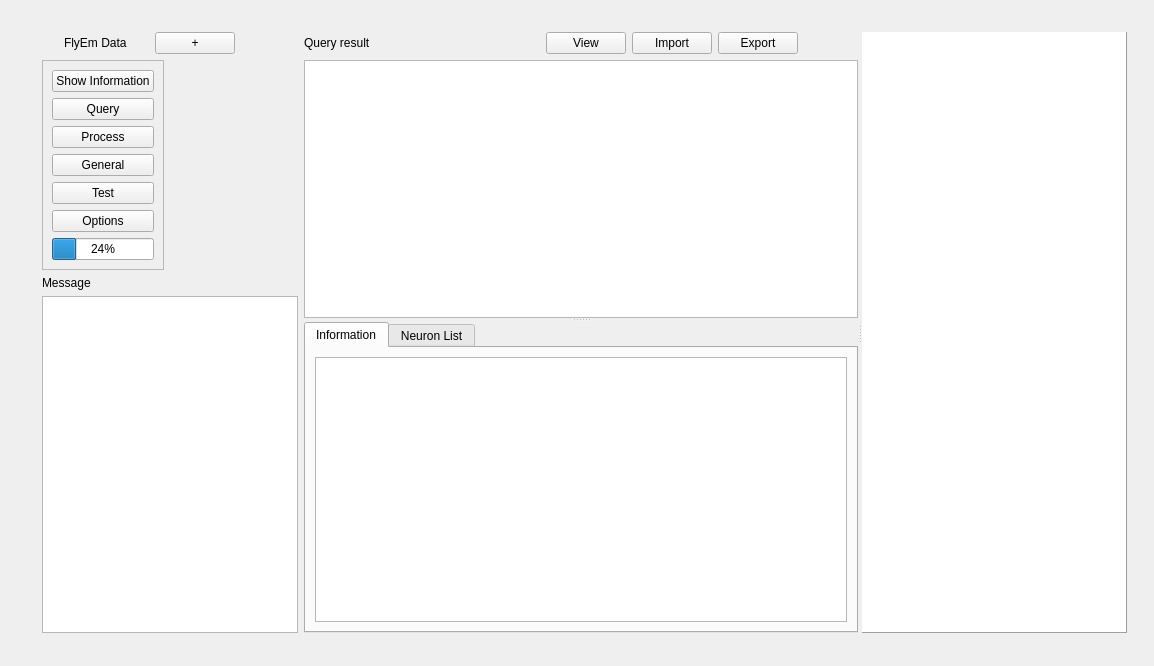
<?xml version="1.0" encoding="UTF-8"?>
<ui version="4.0">
 <class>FlyEmDataForm</class>
 <widget class="QWidget" name="FlyEmDataForm">
  <property name="geometry">
   <rect>
    <x>0</x>
    <y>0</y>
    <width>1154</width>
    <height>666</height>
   </rect>
  </property>
  <property name="sizePolicy">
   <sizepolicy hsizetype="Expanding" vsizetype="Expanding">
    <horstretch>0</horstretch>
    <verstretch>0</verstretch>
   </sizepolicy>
  </property>
  <property name="windowTitle">
   <string>FlyEM</string>
  </property>
  <widget class="QWidget" name="layoutWidget">
   <property name="geometry">
    <rect>
     <x>32</x>
     <y>22</y>
     <width>1105</width>
     <height>621</height>
    </rect>
   </property>
   <layout class="QHBoxLayout" name="overallLayout">
    <property name="leftMargin">
     <number>10</number>
    </property>
    <property name="topMargin">
     <number>10</number>
    </property>
    <property name="rightMargin">
     <number>10</number>
    </property>
    <property name="bottomMargin">
     <number>10</number>
    </property>
    <item>
     <layout class="QVBoxLayout" name="verticalLayout_3">
      <item>
       <layout class="QHBoxLayout" name="horizontalLayout">
        <item>
         <widget class="QLabel" name="label">
          <property name="sizePolicy">
           <sizepolicy hsizetype="Maximum" vsizetype="Preferred">
            <horstretch>0</horstretch>
            <verstretch>0</verstretch>
           </sizepolicy>
          </property>
          <property name="text">
           <string>FlyEm Data</string>
          </property>
         </widget>
        </item>
        <item>
         <widget class="QPushButton" name="addDataPushButton">
          <property name="sizePolicy">
           <sizepolicy hsizetype="Maximum" vsizetype="Fixed">
            <horstretch>0</horstretch>
            <verstretch>0</verstretch>
           </sizepolicy>
          </property>
          <property name="text">
           <string>+</string>
          </property>
         </widget>
        </item>
        <item>
         <spacer name="horizontalSpacer">
          <property name="orientation">
           <enum>Qt::Horizontal</enum>
          </property>
          <property name="sizeType">
           <enum>QSizePolicy::Maximum</enum>
          </property>
          <property name="sizeHint" stdset="0">
           <size>
            <width>40</width>
            <height>20</height>
           </size>
          </property>
         </spacer>
        </item>
       </layout>
      </item>
      <item>
       <widget class="QFrame" name="frame">
        <property name="sizePolicy">
         <sizepolicy hsizetype="Maximum" vsizetype="Preferred">
          <horstretch>0</horstretch>
          <verstretch>0</verstretch>
         </sizepolicy>
        </property>
        <property name="frameShape">
         <enum>QFrame::StyledPanel</enum>
        </property>
        <property name="frameShadow">
         <enum>QFrame::Raised</enum>
        </property>
        <layout class="QFormLayout" name="formLayout">
         <item row="1" column="0">
          <layout class="QVBoxLayout" name="verticalLayout_2">
           <item>
            <layout class="QVBoxLayout" name="verticalLayout">
             <item>
              <widget class="QPushButton" name="pushButton">
               <property name="text">
                <string>Show Information</string>
               </property>
              </widget>
             </item>
             <item>
              <widget class="QPushButton" name="queryPushButton">
               <property name="text">
                <string>Query</string>
               </property>
              </widget>
             </item>
             <item>
              <widget class="QPushButton" name="processPushButton">
               <property name="text">
                <string>Process</string>
               </property>
              </widget>
             </item>
             <item>
              <widget class="QPushButton" name="generalPushButton">
               <property name="text">
                <string>General</string>
               </property>
              </widget>
             </item>
             <item>
              <widget class="QPushButton" name="testPushButton">
               <property name="text">
                <string>Test</string>
               </property>
              </widget>
             </item>
             <item>
              <widget class="QPushButton" name="optionPushButton">
               <property name="text">
                <string>Options</string>
               </property>
              </widget>
             </item>
            </layout>
           </item>
           <item>
            <widget class="QProgressBar" name="progressBar">
             <property name="value">
              <number>24</number>
             </property>
            </widget>
           </item>
          </layout>
         </item>
        </layout>
       </widget>
      </item>
      <item>
       <widget class="QLabel" name="label_2">
        <property name="sizePolicy">
         <sizepolicy hsizetype="Maximum" vsizetype="Preferred">
          <horstretch>0</horstretch>
          <verstretch>0</verstretch>
         </sizepolicy>
        </property>
        <property name="text">
         <string>Message</string>
        </property>
       </widget>
      </item>
      <item>
       <widget class="QTextEdit" name="outputTextEdit">
        <property name="sizePolicy">
         <sizepolicy hsizetype="Maximum" vsizetype="Expanding">
          <horstretch>0</horstretch>
          <verstretch>0</verstretch>
         </sizepolicy>
        </property>
        <property name="readOnly">
         <bool>true</bool>
        </property>
       </widget>
      </item>
     </layout>
    </item>
    <item>
     <widget class="QSplitter" name="splitter_2">
      <property name="orientation">
       <enum>Qt::Horizontal</enum>
      </property>
      <widget class="QSplitter" name="splitter">
       <property name="orientation">
        <enum>Qt::Vertical</enum>
       </property>
       <widget class="QWidget" name="layoutWidget">
        <layout class="QVBoxLayout" name="verticalLayout_4">
         <item>
          <layout class="QHBoxLayout" name="horizontalLayout_2">
           <item>
            <widget class="QLabel" name="label_3">
             <property name="text">
              <string>Query result                                                   </string>
             </property>
            </widget>
           </item>
           <item>
            <widget class="QPushButton" name="menuButton">
             <property name="text">
              <string>View</string>
             </property>
            </widget>
           </item>
           <item>
            <widget class="QPushButton" name="importButton">
             <property name="text">
              <string>Import</string>
             </property>
            </widget>
           </item>
           <item>
            <widget class="QPushButton" name="exportButton">
             <property name="text">
              <string>Export</string>
             </property>
            </widget>
           </item>
           <item>
            <spacer name="horizontalSpacer_2">
             <property name="orientation">
              <enum>Qt::Horizontal</enum>
             </property>
             <property name="sizeHint" stdset="0">
              <size>
               <width>40</width>
               <height>20</height>
              </size>
             </property>
            </spacer>
           </item>
          </layout>
         </item>
         <item>
          <widget class="ZFlyEmQueryView" name="queryView">
           <property name="focusPolicy">
            <enum>Qt::StrongFocus</enum>
           </property>
          </widget>
         </item>
        </layout>
       </widget>
       <widget class="QTabWidget" name="InformationTab">
        <property name="currentIndex">
         <number>0</number>
        </property>
        <widget class="QWidget" name="tab">
         <attribute name="title">
          <string>Information</string>
         </attribute>
         <layout class="QVBoxLayout" name="verticalLayout_6">
          <item>
           <widget class="QTextEdit" name="infoWindow">
            <property name="sizePolicy">
             <sizepolicy hsizetype="Expanding" vsizetype="Preferred">
              <horstretch>0</horstretch>
              <verstretch>0</verstretch>
             </sizepolicy>
            </property>
           </widget>
          </item>
         </layout>
        </widget>
        <widget class="QWidget" name="tab_2">
         <attribute name="title">
          <string>Neuron List</string>
         </attribute>
         <layout class="QVBoxLayout" name="verticalLayout_5">
          <item>
           <widget class="ZFlyEmQueryView" name="slaveQueryView">
            <property name="sizePolicy">
             <sizepolicy hsizetype="Expanding" vsizetype="Expanding">
              <horstretch>0</horstretch>
              <verstretch>0</verstretch>
             </sizepolicy>
            </property>
           </widget>
          </item>
         </layout>
        </widget>
       </widget>
      </widget>
      <widget class="QGraphicsView" name="thumbnailView">
       <property name="sizePolicy">
        <sizepolicy hsizetype="Preferred" vsizetype="Expanding">
         <horstretch>0</horstretch>
         <verstretch>0</verstretch>
        </sizepolicy>
       </property>
       <property name="frameShape">
        <enum>QFrame::Panel</enum>
       </property>
       <property name="frameShadow">
        <enum>QFrame::Raised</enum>
       </property>
      </widget>
     </widget>
    </item>
   </layout>
  </widget>
 </widget>
 <customwidgets>
  <customwidget>
   <class>ZFlyEmQueryView</class>
   <extends>QTableView</extends>
   <header>zflyemqueryview.h</header>
  </customwidget>
 </customwidgets>
 <resources/>
 <connections/>
</ui>
